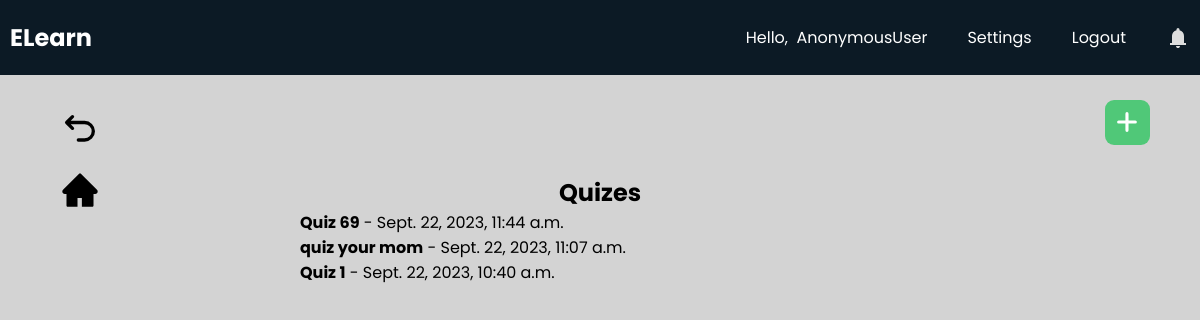
The page /teachers/quiz_hub/cceaea3822474fa5a89f854d4b132ac0/ on the database as committed earlier.
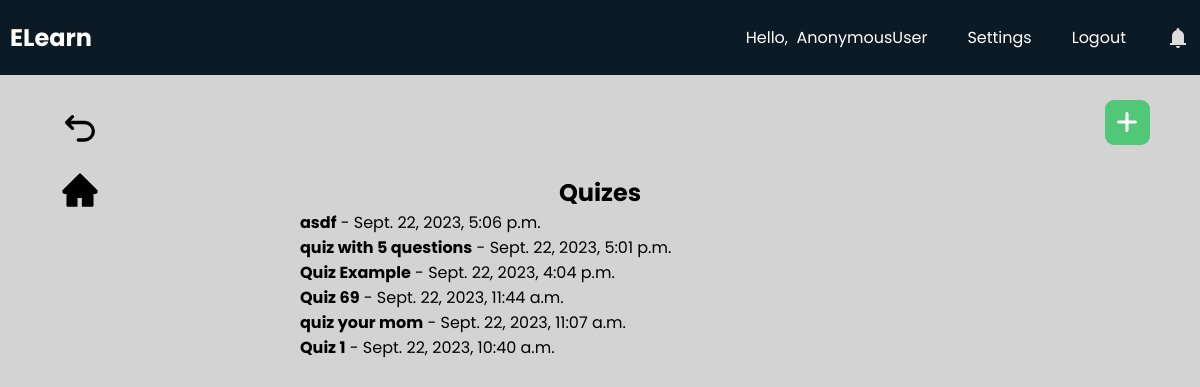
The same page on the database as committed later.
### teachers/models.py (models this page shows, shortened)
class Quiz(models.Model):
    id = models.UUIDField(primary_key=True, default=uuid.uuid4, editable=False)
    course = models.ForeignKey(MyClass, on_delete=models.CASCADE, null=True)
    author = models.ForeignKey(User, on_delete=models.CASCADE)
    title = models.CharField(max_length=100)
    created_at = models.DateTimeField(default=timezone.now)

### teachers/views.py (the view, shortened to what this page needs)
# urls.py: path("quiz_hub/<str:course_id>/", views.quizHub, name="quizHub"),
def quizHub(request, course_id):
    my_class = MyClass.objects.get(id=course_id)
    quizes = Quiz.objects.filter(course=my_class).order_by('-created_at')
    context = {'courseId': course_id, 'my_class': my_class, 'quizes': quizes}
    return render(request, "teachers/quizhub.html", context)

### teachers/templates/teachers/quizhub.html (shortened to what this page needs)
{% extends 'teachers/base.html' %}
{% load static %}
{% block extra_css %}
    <link rel="stylesheet" href="{% static 'css/discussion.css' %}">
{% endblock %}
{% block content %}
    <a class="backbtn" href="{% url 'teachers:course' courseId%}"><svg xmlns="http://www.w3.org/2000/svg" width="24" height="24" viewBox="0 0 24 24"><path fill="none" stroke="currentColor" stroke-linecap="round" stroke-linejoin="round" stroke-width="2" d="M11 18h3.75a5.25 5.25 0 1 0 0-10.5H5M7.5 4L4 7.5L7.5 11"/></svg></a>
    <a class="backbtn" id="homebtn" href="{% url 'teachers:course' courseId%}"></a>
    <div id="addbtn"><svg xmlns="http://www.w3.org/2000/svg" width="12" height="12" viewBox="0 0 12 12"><path fill="white" d="M6.5 1.75a.75.75 0 0 0-1.5 0V5H1.75a.75.75 0 0 0 0 1.5H5v3.25a.75.75 0 0 0 1.5 0V6.5h3.25a.75.75 0 0 0 0-1.5H6.5V1.75Z"/></svg></div>
    <div id="contentwrapper">
        <div id="content">
            <h2>Quizes</h2>
            <div id="posts-wrapper">
                {% for quiz in quizes %}
                <div class="quizes" data-class-id= "{{ quiz.id }}" data-class-courseId= "{{ courseId }}">
                    <strong>{{ quiz.title }}</strong> - {{ quiz.created_at }}
                </div>
                {% endfor %}
            </div>
        </div>
    </div>
{% endblock %}

Rows that differ between the two databases and show on the page:
added Quiz: title "asdf", created_at "Sept. 22, 2023, 5:06 p.m."
added Quiz: title "quiz with 5 questions", created_at "Sept. 22, 2023, 5:01 p.m."
added Quiz: title "Quiz Example", created_at "Sept. 22, 2023, 4:04 p.m."
